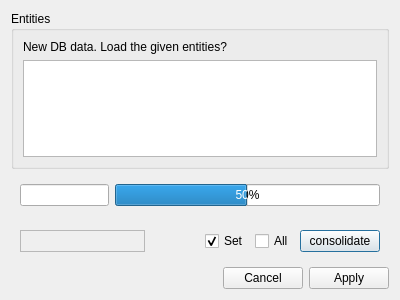
<?xml version="1.0" encoding="UTF-8"?>
<ui version="4.0">
 <class>CDbLoadDataDialog</class>
 <widget class="QDialog" name="CDbLoadDataDialog">
  <property name="geometry">
   <rect>
    <x>0</x>
    <y>0</y>
    <width>400</width>
    <height>300</height>
   </rect>
  </property>
  <property name="minimumSize">
   <size>
    <width>400</width>
    <height>300</height>
   </size>
  </property>
  <property name="windowTitle">
   <string>Load new DB data?</string>
  </property>
  <layout class="QVBoxLayout" name="verticalLayout">
   <item>
    <widget class="QGroupBox" name="gb_Entities">
     <property name="title">
      <string>Entities</string>
     </property>
     <layout class="QVBoxLayout" name="verticalLayout_2">
      <item>
       <widget class="QLabel" name="lbl_Load">
        <property name="text">
         <string>New DB data. Load the given entities?</string>
        </property>
       </widget>
      </item>
      <item>
       <widget class="QListView" name="lv_Entities">
        <property name="selectionMode">
         <enum>QAbstractItemView::MultiSelection</enum>
        </property>
        <property name="selectionBehavior">
         <enum>QAbstractItemView::SelectRows</enum>
        </property>
        <property name="selectionRectVisible">
         <bool>true</bool>
        </property>
       </widget>
      </item>
     </layout>
    </widget>
   </item>
   <item>
    <widget class="QWidget" name="wi_WorkStatus" native="true">
     <layout class="QHBoxLayout" name="hl_LoadStatus" stretch="1,3">
      <item>
       <widget class="QLineEdit" name="le_Info">
        <property name="readOnly">
         <bool>true</bool>
        </property>
       </widget>
      </item>
      <item>
       <widget class="QProgressBar" name="pb_Loading">
        <property name="value">
         <number>50</number>
        </property>
       </widget>
      </item>
     </layout>
    </widget>
   </item>
   <item>
    <widget class="QWidget" name="wi_Consolidate" native="true">
     <layout class="QHBoxLayout" name="horizontalLayout">
      <item>
       <widget class="BlackGui::Components::CSimulatorSelector" name="comp_SimulatorSelector">
        <property name="minimumSize">
         <size>
          <width>125</width>
          <height>0</height>
         </size>
        </property>
        <property name="frameShape">
         <enum>QFrame::StyledPanel</enum>
        </property>
        <property name="frameShadow">
         <enum>QFrame::Raised</enum>
        </property>
       </widget>
      </item>
      <item>
       <spacer name="hs_Consolidate">
        <property name="orientation">
         <enum>Qt::Horizontal</enum>
        </property>
        <property name="sizeHint" stdset="0">
         <size>
          <width>40</width>
          <height>20</height>
         </size>
        </property>
       </spacer>
      </item>
      <item>
       <widget class="QCheckBox" name="cb_ModelSet">
        <property name="toolTip">
         <string>Model set</string>
        </property>
        <property name="text">
         <string>Set</string>
        </property>
        <property name="checked">
         <bool>true</bool>
        </property>
       </widget>
      </item>
      <item>
       <widget class="QCheckBox" name="cb_AllModels">
        <property name="toolTip">
         <string>all models</string>
        </property>
        <property name="text">
         <string>All</string>
        </property>
       </widget>
      </item>
      <item>
       <widget class="QPushButton" name="pb_Consolidate">
        <property name="text">
         <string>consolidate</string>
        </property>
       </widget>
      </item>
     </layout>
    </widget>
   </item>
   <item>
    <widget class="QDialogButtonBox" name="bb_loadDataDialog">
     <property name="standardButtons">
      <set>QDialogButtonBox::Apply|QDialogButtonBox::Cancel</set>
     </property>
    </widget>
   </item>
  </layout>
 </widget>
 <customwidgets>
  <customwidget>
   <class>BlackGui::Components::CSimulatorSelector</class>
   <extends>QFrame</extends>
   <header>blackgui/components/simulatorselector.h</header>
   <container>1</container>
  </customwidget>
 </customwidgets>
 <resources/>
 <connections>
  <connection>
   <sender>bb_loadDataDialog</sender>
   <signal>accepted()</signal>
   <receiver>CDbLoadDataDialog</receiver>
   <slot>accept()</slot>
   <hints>
    <hint type="sourcelabel">
     <x>248</x>
     <y>254</y>
    </hint>
    <hint type="destinationlabel">
     <x>157</x>
     <y>274</y>
    </hint>
   </hints>
  </connection>
  <connection>
   <sender>bb_loadDataDialog</sender>
   <signal>rejected()</signal>
   <receiver>CDbLoadDataDialog</receiver>
   <slot>reject()</slot>
   <hints>
    <hint type="sourcelabel">
     <x>316</x>
     <y>260</y>
    </hint>
    <hint type="destinationlabel">
     <x>286</x>
     <y>274</y>
    </hint>
   </hints>
  </connection>
 </connections>
</ui>
